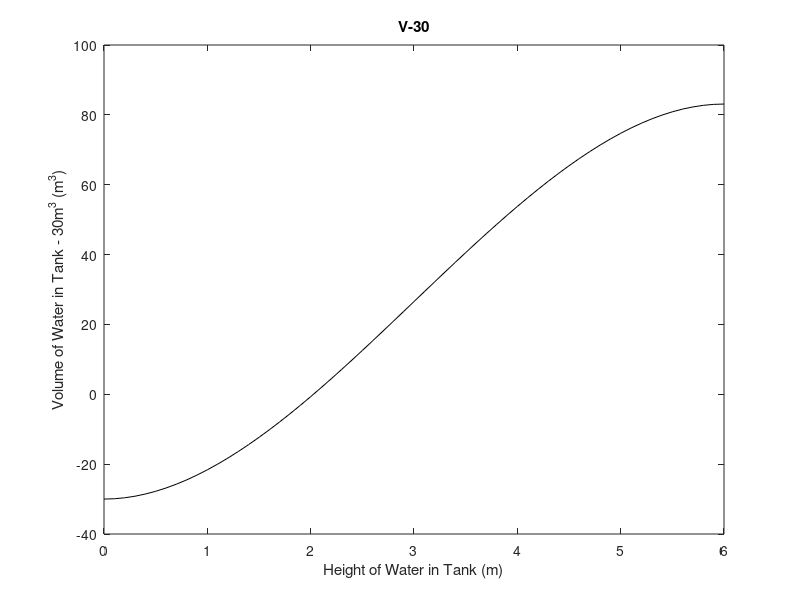

Recreate this plot in MATLAB. (Note: this script raises an error after producing the figure.)
% Harry Choi 32464223
% 30-Apr-2021
% Lab 7 Task 3
close all; clc; clear
R = 3;
V = @(h) pi*h.^2.*(3*R-h)/3;

% plot V-30 to find V = 30
domf = 0:0.1:2*R;
f = @(h) V(h)-30;
plot(domf,f(domf),'-k')
title('V-30')
xlabel('Height of Water in Tank (m)')
ylabel('Volume of Water in Tank - 30m^3 (m^3)')
% use Newton-Raphson Method to find root
df = @(h) pi*h.*(2*R-h); % found using WolframAlpha
xi = input('First guess:');
[root,i] = newraph(f,df,xi,1e-10);
hold on
plot(root,f(root),'^')
legend('V-30',sprintf('(%.2f, 0)',root),'Location','best')

% print output
fprintf('The depth of water required to fill the tank with 30m^3 of water is %.4fm,\n and it took %.0f iterations to solve using the Newton-Raphson method.',root,i)